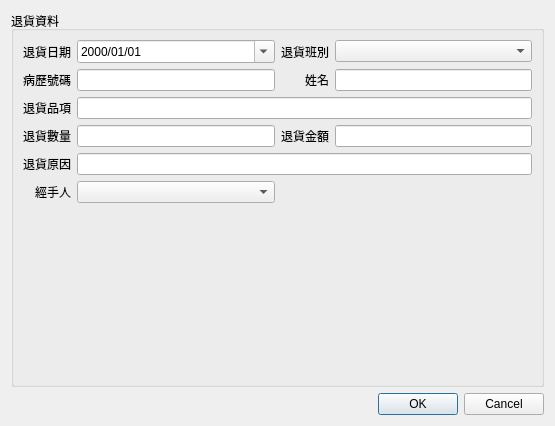
<?xml version="1.0" encoding="UTF-8"?>
<ui version="4.0">
 <class>Dialog_add_return_goods</class>
 <widget class="QDialog" name="Dialog_add_return_goods">
  <property name="windowModality">
   <enum>Qt::NonModal</enum>
  </property>
  <property name="geometry">
   <rect>
    <x>0</x>
    <y>0</y>
    <width>555</width>
    <height>426</height>
   </rect>
  </property>
  <property name="sizePolicy">
   <sizepolicy hsizetype="Preferred" vsizetype="Preferred">
    <horstretch>0</horstretch>
    <verstretch>0</verstretch>
   </sizepolicy>
  </property>
  <property name="windowTitle">
   <string>新增退貨資料</string>
  </property>
  <layout class="QVBoxLayout" name="verticalLayout">
   <item>
    <widget class="QGroupBox" name="groupBox">
     <property name="title">
      <string>退貨資料</string>
     </property>
     <property name="flat">
      <bool>true</bool>
     </property>
     <layout class="QVBoxLayout" name="verticalLayout_2">
      <item>
       <layout class="QGridLayout" name="gridLayout">
        <item row="3" column="3">
         <widget class="QLineEdit" name="lineEdit_amount"/>
        </item>
        <item row="4" column="0">
         <widget class="QLabel" name="label_8">
          <property name="text">
           <string>退貨原因</string>
          </property>
          <property name="alignment">
           <set>Qt::AlignRight|Qt::AlignTrailing|Qt::AlignVCenter</set>
          </property>
         </widget>
        </item>
        <item row="3" column="2">
         <widget class="QLabel" name="label_6">
          <property name="text">
           <string>退貨金額</string>
          </property>
          <property name="alignment">
           <set>Qt::AlignRight|Qt::AlignTrailing|Qt::AlignVCenter</set>
          </property>
         </widget>
        </item>
        <item row="4" column="1" colspan="3">
         <widget class="QLineEdit" name="lineEdit_reason"/>
        </item>
        <item row="5" column="0">
         <widget class="QLabel" name="label_9">
          <property name="text">
           <string>經手人</string>
          </property>
          <property name="alignment">
           <set>Qt::AlignRight|Qt::AlignTrailing|Qt::AlignVCenter</set>
          </property>
         </widget>
        </item>
        <item row="1" column="0">
         <widget class="QLabel" name="label_10">
          <property name="text">
           <string>病歷號碼</string>
          </property>
          <property name="alignment">
           <set>Qt::AlignRight|Qt::AlignTrailing|Qt::AlignVCenter</set>
          </property>
         </widget>
        </item>
        <item row="3" column="1">
         <widget class="QLineEdit" name="lineEdit_quantity"/>
        </item>
        <item row="2" column="1" colspan="3">
         <widget class="QLineEdit" name="lineEdit_item_name">
          <property name="readOnly">
           <bool>false</bool>
          </property>
         </widget>
        </item>
        <item row="3" column="0">
         <widget class="QLabel" name="label_5">
          <property name="text">
           <string>退貨數量</string>
          </property>
          <property name="alignment">
           <set>Qt::AlignRight|Qt::AlignTrailing|Qt::AlignVCenter</set>
          </property>
         </widget>
        </item>
        <item row="1" column="2">
         <widget class="QLabel" name="label_11">
          <property name="text">
           <string>姓名</string>
          </property>
          <property name="alignment">
           <set>Qt::AlignRight|Qt::AlignTrailing|Qt::AlignVCenter</set>
          </property>
         </widget>
        </item>
        <item row="2" column="0">
         <widget class="QLabel" name="label_3">
          <property name="text">
           <string>退貨品項</string>
          </property>
          <property name="alignment">
           <set>Qt::AlignRight|Qt::AlignTrailing|Qt::AlignVCenter</set>
          </property>
         </widget>
        </item>
        <item row="1" column="1">
         <widget class="QLineEdit" name="lineEdit_patient_key"/>
        </item>
        <item row="5" column="1">
         <widget class="QComboBox" name="comboBox_cashier">
          <property name="sizePolicy">
           <sizepolicy hsizetype="Expanding" vsizetype="Fixed">
            <horstretch>0</horstretch>
            <verstretch>0</verstretch>
           </sizepolicy>
          </property>
         </widget>
        </item>
        <item row="1" column="3">
         <widget class="QLineEdit" name="lineEdit_name"/>
        </item>
        <item row="0" column="1">
         <widget class="QDateEdit" name="dateEdit_return_goods_date">
          <property name="sizePolicy">
           <sizepolicy hsizetype="Expanding" vsizetype="Fixed">
            <horstretch>0</horstretch>
            <verstretch>0</verstretch>
           </sizepolicy>
          </property>
          <property name="displayFormat">
           <string>yyyy/MM/dd</string>
          </property>
          <property name="calendarPopup">
           <bool>true</bool>
          </property>
         </widget>
        </item>
        <item row="0" column="3">
         <widget class="QComboBox" name="comboBox_period">
          <property name="sizePolicy">
           <sizepolicy hsizetype="Expanding" vsizetype="Fixed">
            <horstretch>0</horstretch>
            <verstretch>0</verstretch>
           </sizepolicy>
          </property>
         </widget>
        </item>
        <item row="0" column="2">
         <widget class="QLabel" name="label_13">
          <property name="text">
           <string>退貨班別</string>
          </property>
          <property name="alignment">
           <set>Qt::AlignRight|Qt::AlignTrailing|Qt::AlignVCenter</set>
          </property>
         </widget>
        </item>
        <item row="0" column="0">
         <widget class="QLabel" name="label_12">
          <property name="text">
           <string>退貨日期</string>
          </property>
          <property name="alignment">
           <set>Qt::AlignRight|Qt::AlignTrailing|Qt::AlignVCenter</set>
          </property>
         </widget>
        </item>
       </layout>
      </item>
      <item>
       <spacer name="verticalSpacer_2">
        <property name="orientation">
         <enum>Qt::Vertical</enum>
        </property>
        <property name="sizeHint" stdset="0">
         <size>
          <width>20</width>
          <height>40</height>
         </size>
        </property>
       </spacer>
      </item>
     </layout>
    </widget>
   </item>
   <item>
    <widget class="QDialogButtonBox" name="buttonBox">
     <property name="orientation">
      <enum>Qt::Horizontal</enum>
     </property>
     <property name="standardButtons">
      <set>QDialogButtonBox::Cancel|QDialogButtonBox::Ok</set>
     </property>
     <property name="centerButtons">
      <bool>false</bool>
     </property>
    </widget>
   </item>
  </layout>
 </widget>
 <tabstops>
  <tabstop>dateEdit_return_goods_date</tabstop>
  <tabstop>comboBox_period</tabstop>
  <tabstop>lineEdit_patient_key</tabstop>
  <tabstop>lineEdit_name</tabstop>
  <tabstop>lineEdit_item_name</tabstop>
  <tabstop>lineEdit_quantity</tabstop>
  <tabstop>lineEdit_amount</tabstop>
  <tabstop>lineEdit_reason</tabstop>
  <tabstop>comboBox_cashier</tabstop>
 </tabstops>
 <resources/>
 <connections>
  <connection>
   <sender>buttonBox</sender>
   <signal>accepted()</signal>
   <receiver>Dialog_add_return_goods</receiver>
   <slot>accept()</slot>
   <hints>
    <hint type="sourcelabel">
     <x>248</x>
     <y>254</y>
    </hint>
    <hint type="destinationlabel">
     <x>157</x>
     <y>274</y>
    </hint>
   </hints>
  </connection>
  <connection>
   <sender>buttonBox</sender>
   <signal>rejected()</signal>
   <receiver>Dialog_add_return_goods</receiver>
   <slot>reject()</slot>
   <hints>
    <hint type="sourcelabel">
     <x>316</x>
     <y>260</y>
    </hint>
    <hint type="destinationlabel">
     <x>286</x>
     <y>274</y>
    </hint>
   </hints>
  </connection>
 </connections>
</ui>
